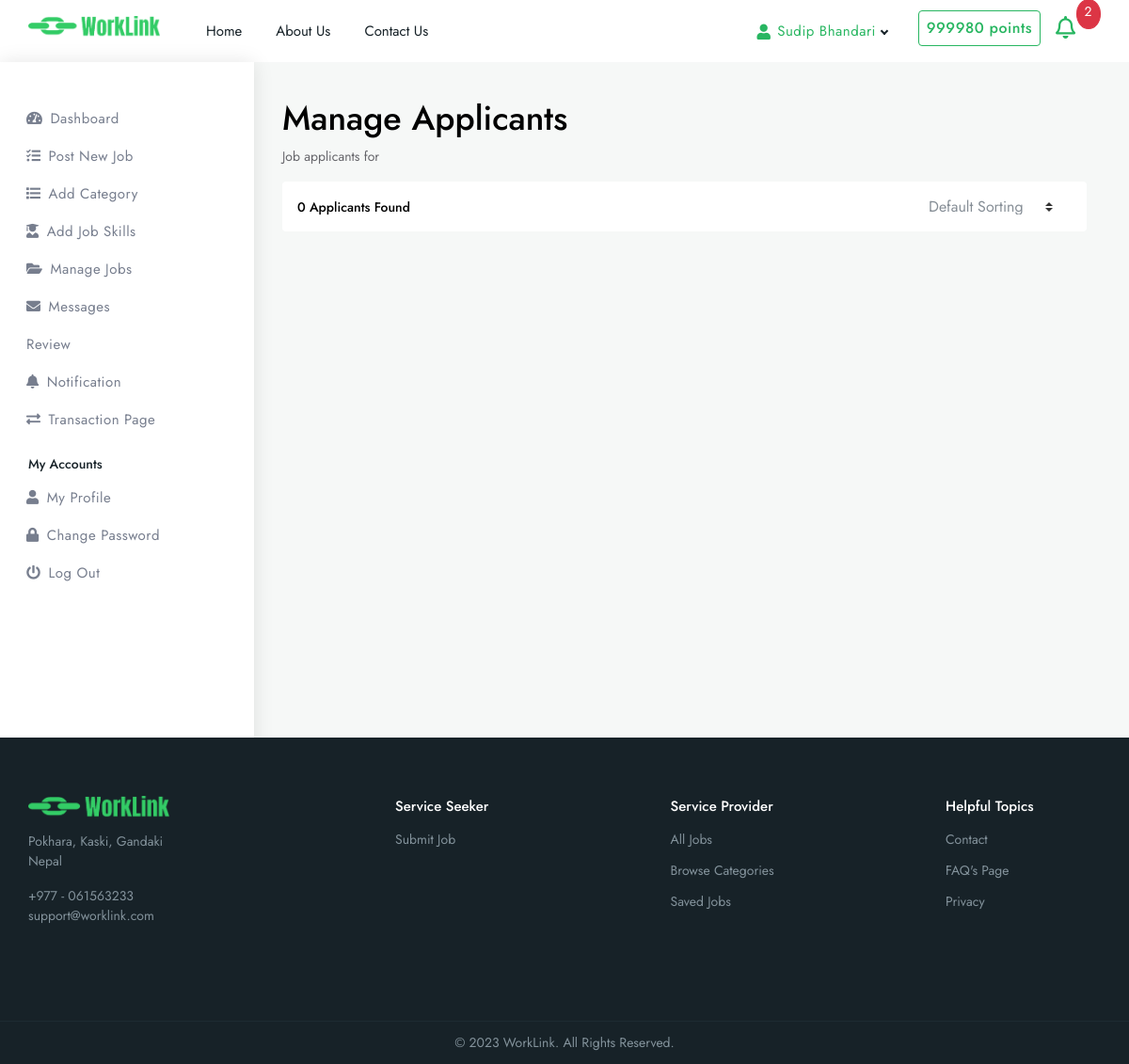
The page /manage-applicants/2 (signed in) on the database as committed earlier.
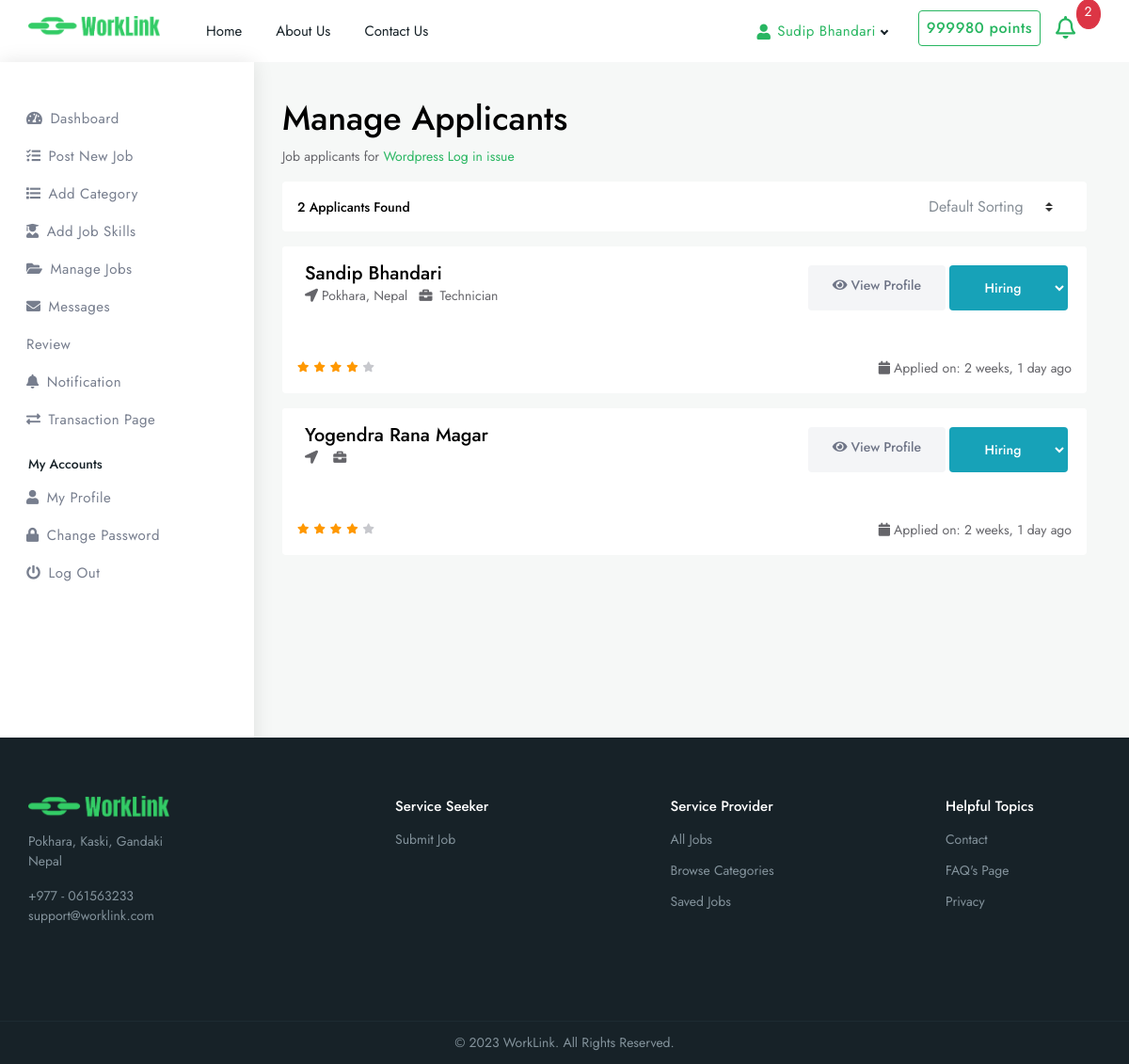
The same page on the database as committed later.
### services/models.py (models this page shows, shortened)
class JobApplications(models.Model):
    user = models.ForeignKey(User, on_delete=models.CASCADE, related_name='applicants')
    service = models.ForeignKey(Services, on_delete= models.CASCADE, related_name='services', null=True)
    STATUS=(
        ('Hiring', 'Hiring'),
        ('Hired', 'Hired'),
        ('Rejected', 'Rejected')
    )
    status = models.CharField(max_length=100, choices=STATUS, default='Hiring')
    applied_on = models.DateTimeField(auto_now_add=True)
    resume = models.FileField(upload_to='resume/', blank=True, null=True)
    updated_on = models.DateTimeField(auto_now=True)
    class Meta:
        verbose_name_plural = 'Job applications'

class Services(models.Model):
    title = models.CharField(max_length=100)
    description = models.TextField()
    amount = models.IntegerField(default='0', help_text="Enter amount in rupees")
    duration= models.IntegerField(default='1', help_text="Enter time in days")
    STATUS=(
        ('active', 'Active'),
        ('completed', 'Completed'),
        ('hiring', 'Hiring')
    )
    status = models.CharField(max_length=100, choices=STATUS, default='hiring')
    category = models.ManyToManyField(Category, blank=True)
    skills =models.ManyToManyField(JobSkills, blank=True)
    vacancy = models.IntegerField(help_text="Enter number of vacancies", default='1')
    posted_by= models.ForeignKey(User, on_delete=models.CASCADE, related_name='services', null=True)
    location =models.CharField(max_length=200)
    image = models.ImageField(upload_to='services/')
    created_at = models.DateTimeField(auto_now_add=True)
    updated_at = models.DateTimeField(auto_now=True)
    def __str__(self):
        return self.title
    class Meta:
        verbose_name_plural = 'Services'

### account/models.py (models this page shows, shortened)
class User(AbstractUser):
    phone_number = models.CharField(max_length=20, blank=True, null=True)
    ROLES_CHOICES = (
        ('Service Provider', 'Service Provider'),
        ('Service Seeker', 'Service Seeker'),
        ('Admin', 'Admin')
    )
    role = models.CharField(max_length=20, choices = ROLES_CHOICES)
    profession = models.CharField(max_length=100, blank=True)
    USER_STATUS_CHOICES= (
        ('active', 'Active'),
        ('pending', 'Pending'),
        ('suspended', 'Suspended')
    )
    user_status = models.CharField(max_length=20, choices = USER_STATUS_CHOICES, default='pending')
    GENDER_CHOICES= (
        ('male', 'Male'),
        ('female', 'Female'),
        ('other', 'Do not specify')
    )
    gender = models.CharField(max_length=20, choices= GENDER_CHOICES, blank=True)
    avatar = models.ImageField(upload_to='avatar/', default='avatar/default.webp', blank=True)
    experience = models.IntegerField(default=0, help_text="Duration in years", blank=True)
    address = models.CharField(max_length=100, blank=True)
    identity_proof = models.ImageField(upload_to='identity_proof/', blank=True)
    REQUIRED_FIELDS=[]
    objects = UserManager()

### services/views.py (the view, shortened to what this page needs)
# urls.py: path('manage-applicants/<int:id>', views.manage_applicant, name="manage-applicant"),
@login_required(login_url='/auth/login/')
def manage_applicant(request, id):
    applicants = JobApplications.objects.filter(service=id)
    template_name='services/manage-applicant.html'
    context={
        'applicants': applicants,
    }
    return render(request, template_name, context)

### services/templates/services/manage-applicant.html (shortened to what the changed rows need)
{% extends 'base.html' %}
{% load humanize %}
{% load static %}
{% block content %}
<div class="dashboard-wrap bg-light">
    <div class="dashboard-content">
        <div class="dashboard-tlbar d-block mb-1">
            <div class="row">
                <div class="colxl-12 col-lg-12 col-md-12">
                    <h1 class="ft-medium">Manage Applicants</h1>
                    <p>Job applicants for <span class="worklink-theme">{{applicants.0.service}}</span></p>
                </div>
            </div>
        </div>
        <div class="dashboard-widg-bar d-block">
            <div class="row">
                <div class="col-xl-12 col-lg-12 col-md-12">
                    <div class="px-3 py-2 br-bottom   bg-white rounded mb-3">
                        <div class="flixors">
                            <div class="row align-items-center justify-content-between">
                                <div class="col-xl-3 col-lg-4 col-md-5 col-sm-12">
                                    <h6 class="mb-0 ft-medium fs-sm">{{applicants.count }}  Applicants Found</h6>
                                </div>
                            </div>
                        </div>
                    </div>
                    <div class="data-responsive">
									{% for applicant in applicants%}
									<div class="dashed-list-wrap bg-white rounded mb-3">
										<div class="dashed-list-full bg-white rounded p-3 mb-3">
											<div class="dashed-list-short d-flex align-items-center">
												<div class="dashed-list-short-last">
													<div class="cats-box-caption px-2">
														<h4 class="fs-lg mb-0 ft-medium theme-cl">{{applicant.user.get_full_name}}</h4>
														<div class="d-block mb-2 position-relative">
															<span><i class="fas fa-location-arrow mr-1"></i>{{applicant.user.address}}</span>
															<span class="ml-2"><i class="fas fa-briefcase mr-1"></i>
                                                               {{ applicant.user.profession}}
                                                            </span>
														</div>
    													</div>
												</div>
											</div>
											<div class="dashed-list-last">
												<div class="text-left d-flex">
													<a href="{% url 'candidate-detail' applicant.user.id %}"  class="btn gray ft-medium apply-btn fs-sm rounded mr-1"><i class="fas fa-eye mr-1"></i>View Profile</a>
													<form action="{% url 'manage-applicant' applicant.id %}" method="POST">
                                                        <select name="status" id="" class="btn
                                                                        {% if applicant.status == 'Hiring' %}
                                                                            bg-info text-white
                                                                        {% elif applicant.status == 'Hired' %}
                                                                            bg-success text-white
                                                                        {% else %}
                                                                           bg-danger text-white
                                                                        {% endif %}
                                                                        ft-medium apply-btn fs-sm rounded mr-1">
                                                            <option value="Hiring" class="bg-light text-dark" {% if applicant.status == 'Hiring' %} selected {% endif %}>Hiring</option>
                                                        </select>
                                                    </form>
												</div>
											</div>
										</div>
										<div class="dashed-list-footer p-3 br-top">
											<div class="star-rating align-items-center d-flex justify-content-left mb-1 p-0">
												<i class="fas fa-star filled"></i>
												<i class="fas fa-star filled"></i>
												<i class="fas fa-star filled"></i>
												<i class="fas fa-star filled"></i>
												<i class="fas fa-star"></i>
											</div>
											<div class="ico-content">
												<ul>
													<li><span><i class="fas fa-calendar mr-1"></i>Applied on: {{applicant.applied_on | naturaltime}}</span></li>
												</ul>
											</div>
										</div>
									</div>
                                    {% endfor %}
								</div>
                </div>
            </div>
        </div>
    </div>
</div>
{% endblock content %}

Rows that differ between the two databases and show on the page:
added JobApplications: service.title "Wordpress Log in issue", user.get_full_name "Sandip Bhandari", user.address "Pokhara, Nepal", user.profession "Technician", status "Hiring", applied_on "2 weeks, 1 day ago"
added JobApplications: user.get_full_name "Yogendra Rana Magar", status "Hiring", applied_on "2 weeks, 1 day ago"
Other text that changed with them:
{{ applicants.count }}: "0" → "2"
